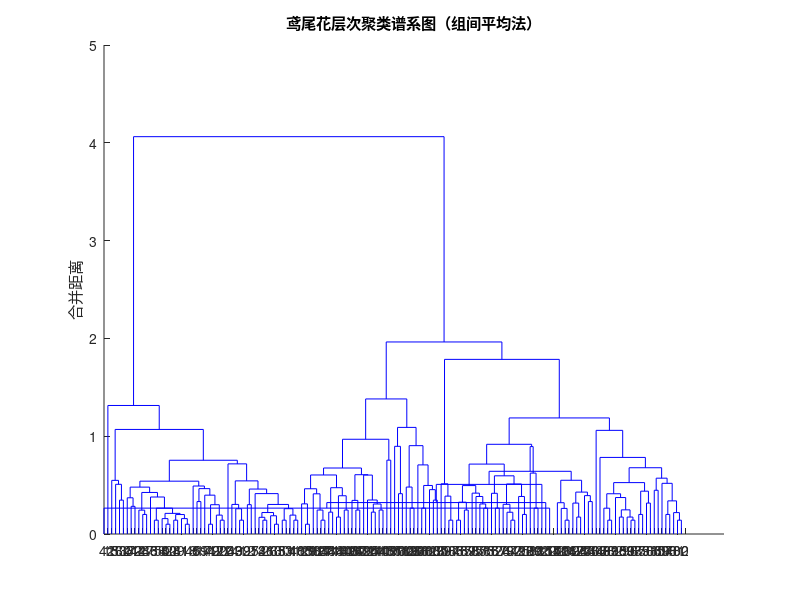

Write MATLAB code to recreate this figure.
%% 案例2（续）：Fisher 鸢尾花数据的层次聚类
% 对应书稿 4.6.2 节：谱系图人工画线选类数，切 3 类后与品种对照
clear; clc;

load fisheriris

% 1. 层次聚类：组间平均法 + 欧氏距离
Z = linkage(meas, 'average', 'euclidean');

% 2. 画完整谱系图：从上往下画一条线即可分 2、3、4 类观察
figure; dendrogram(Z, 0);           % 参数 0 表示显示全部 150 个叶子
title('鸢尾花层次聚类谱系图（组间平均法）'); ylabel('合并距离');

% 3. 聚类质量：Cophenetic 相关系数
C = cophenet(Z, pdist(meas))        % 越接近 1，谱系图与原始距离越一致

% 4. 切 3 类并与真实品种对照
T = cluster(Z, 'maxclust', 3);
crosstab(species, T)                % 混淆矩阵：行=品种，列=类别
